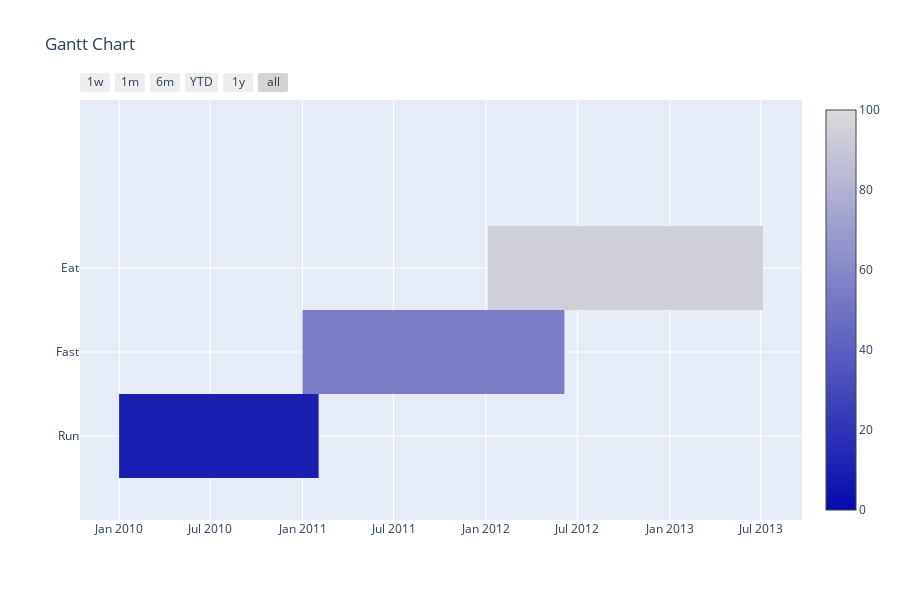

Notebook code cell kept with this figure:
### Code cell
# Example 5: Use a pandas dataframe

from plotly.figure_factory import create_gantt
import pandas as pd

# Make data as a dataframe
df = pd.DataFrame([['Run', '2010-01-01', '2011-02-02', 10],
                    ['Fast', '2011-01-01', '2012-06-05', 55],
                    ['Eat', '2012-01-05', '2013-07-05', 94]],
                   columns=['Task', 'Start', 'Finish', 'Complete'])

# Create a figure with Plotly colorscale
fig = create_gantt(df, colors='Blues', index_col='Complete',
                  show_colorbar=True, bar_width=0.5,
                    showgrid_x=True, showgrid_y=True)
fig.show()

### Figure 1 — Plotly figure (JSON) as saved in the notebook; plotly's stock layout.template omitted (floating-point values rounded to 4 significant figures)
{"data": [{"fill": "toself", "fillcolor": "rgb(123.25000000000001, 125.50000000000001, 198.4)", "hoverinfo": "name", "legendgroup": "rgb(123.25000000000001, 125.50000000000001, 198.4)", "mode": "none", "name": "55", "showlegend": false, "type": "scatter", "x": ["2011-01-01", "2012-06-05", "2012-06-05", "2011-01-01"], "y": [0.5, 0.5, 1.5, 1.5]}, {"fill": "toself", "fillcolor": "rgb(207.1, 207.39999999999998, 217.12)", "hoverinfo": "name", "legendgroup": "rgb(207.1, 207.39999999999998, 217.12)", "mode": "none", "name": "94", "showlegend": false, "type": "scatter", "x": ["2012-01-05", "2013-07-05", "2013-07-05", "2012-01-05"], "y": [1.5, 1.5, 2.5, 2.5]}, {"fill": "toself", "fillcolor": "rgb(26.5, 31.0, 176.8)", "hoverinfo": "name", "legendgroup": "rgb(26.5, 31.0, 176.8)", "mode": "none", "name": "10", "showlegend": false, "type": "scatter", "x": ["2010-01-01", "2011-02-02", "2011-02-02", "2010-01-01"], "y": [-0.5, -0.5, 0.5, 0.5]}, {"legendgroup": "rgb(123.25000000000001, 125.50000000000001, 198.4)", "marker": {"color": "rgb(123.25000000000001, 125.50000000000001, 198.4)", "opacity": 0, "size": 1}, "mode": "markers", "name": "", "showlegend": false, "text": [null, null], "type": "scatter", "x": ["2011-01-01", "2012-06-05"], "y": [1, 1]}, {"legendgroup": "rgb(207.1, 207.39999999999998, 217.12)", "marker": {"color": "rgb(207.1, 207.39999999999998, 217.12)", "opacity": 0, "size": 1}, "mode": "markers", "name": "", "showlegend": false, "text": [null, null], "type": "scatter", "x": ["2012-01-05", "2013-07-05"], "y": [2, 2]}, {"legendgroup": "rgb(26.5, 31.0, 176.8)", "marker": {"cmax": 100, "cmin": 0, "color": "rgb(26.5, 31.0, 176.8)", "colorscale": [[0, "rgb(5.0, 10.0, 172.0)"], [1, "rgb(220.0, 220.0, 220.0)"]], "opacity": 0, "showscale": true, "size": 1}, "mode": "markers", "name": "", "showlegend": false, "text": [null, null], "type": "scatter", "x": ["2010-01-01", "2011-02-02"], "y": [0, 0]}], "layout": {"height": 600, "hovermode": "closest", "showlegend": false, "title": {"text": "Gantt Chart"}, "xaxis": {"rangeselector": {"buttons": [{"count": 7, "label": "1w", "step": "day", "stepmode": "backward"}, {"count": 1, "label": "1m", "step": "month", "stepmode": "backward"}, {"count": 6, "label": "6m", "step": "month", "stepmode": "backward"}, {"count": 1, "label": "YTD", "step": "year", "stepmode": "todate"}, {"count": 1, "label": "1y", "step": "year", "stepmode": "backward"}, {"step": "all"}]}, "showgrid": true, "type": "date", "zeroline": false}, "yaxis": {"autorange": false, "range": [-1, 4], "showgrid": true, "ticktext": ["Run", "Fast", "Eat"], "tickvals": [0, 1, 2], "zeroline": false}}}
